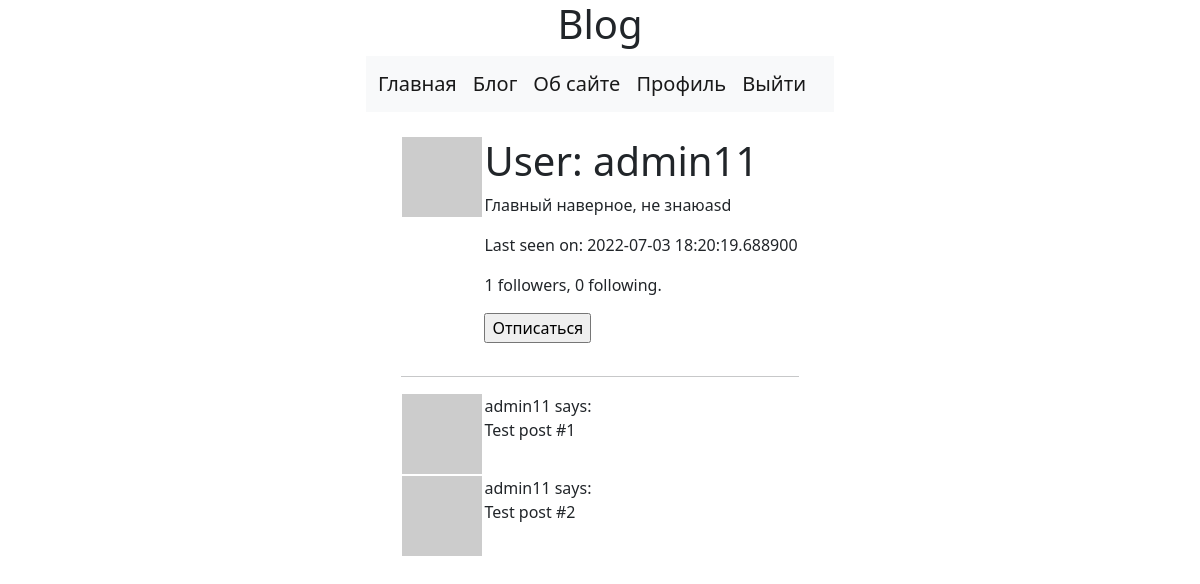
Screenshot of /user/admin11 (signed in) with the database file from the repository.
### app/models.py (models this page shows, shortened)
class User(UserMixin, db.Model):
    id = db.Column(db.Integer, primary_key=True)
    username = db.Column(db.String(64), index=True, unique=True)
    email = db.Column(db.String(120), index=True, unique=True)
    password_hash = db.Column(db.String(128))
    posts = db.relationship('Post', backref='author', lazy='dynamic')
    about_me = db.Column(db.String(140))
    last_seen = db.Column(db.DateTime, default=datetime.utcnow)
    followed = db.relationship(
        "User", secondary=followers,
        primaryjoin=(followers.c.follower_id == id),
        secondaryjoin=(followers.c.followed_id == id),
        backref=db.backref('followers', lazy='dynamic'), lazy='dynamic')
    def avatar(self, size):
        digest = md5(self.email.lower().encode('utf-8')).hexdigest()
        return f'https://www.gravatar.com/avatar/{digest}?d=identicon&s={size}'
    def is_following(self, user):
        return self.followed.filter(followers.c.followed_id == user.id).count() > 0

### app/routes.py (the view)
@app.route('/user/<username>')
@login_required
def user(username):
    user = User.query.filter_by(username=username).first_or_404()
    posts = [
        {'author': user, 'body': 'Test post #1'},
        {'author': user, 'body': 'Test post #2'}
    ]
    form = EmptyForm()
    return render_template('user.html', posts=posts, user=user, form=form)

### app/forms.py
class EmptyForm(FlaskForm):
    submit = SubmitField('Submit')

### app/models.py (called while the page is built)
@login.user_loader
def load_user(id_user):
    return User.query.get(int(id_user))

### app/routes.py (called while the page is built)
@app.before_request
def before_request():
    if current_user.is_authenticated:
        current_user.last_seen = datetime.utcnow()
        db.session.commit()

### app/templates/user.html (shortened to what this page needs)
{% extends "base.html" %}
{% block content %}
    <table>
        <tr valign="top">
            <td><img src="{{ user.avatar(128) }}"></td>
            <td>
                <h1>User: {{ user.username }}</h1>
                {% if user.about_me %}<p>{{ user.about_me }}</p>{% endif %}
                {% if user.last_seen %}<p>Last seen on: {{ user.last_seen }}</p>{% endif %}
                <p>{{ user.followers.count() }} followers, {{ user.followed.count() }} following.</p>
                {% if user == current_user %}
                <p><a href="{{ url_for('edit_profile') }}">Edit your profile</a></p>
                {% else %}
                <p>
                    <form action="{{ url_for('unfollow', username=user.username) }}" method="post">
                        {{ form.submit(value='Отписаться') }}
                    </form>
                </p>
                {% endif %}
            </td>
        </tr>
    </table>
    <hr>
    {% for post in posts %}
        {% include '_post.html' %}
    {% endfor %}
{% endblock %}

### app/templates/base.html (shortened to what this page needs)
<!doctype html>
<html lang="en">
  <head>
      <link href="https://cdn.jsdelivr.net/npm/bootstrap@5.2.0-beta1/dist/css/bootstrap.min.css" rel="stylesheet">
  </head>
  <body>
<div class="container">
  <div class="row justify-content-md-center">
    <div class="col col-lg-2">
    </div>
    <div class="col-md-auto">
    <h1> Blog </h1>
    </div>
    <div class="col col-lg-2">
    </div>
  </div>
      <div class="row justify-content-md-center">
    <div class="col col-lg-2">
    </div>
    <div class="col-md-auto">
        <nav class="navbar bg-light">
          <div class="container-fluid">
            <a class="navbar-brand" href="{{ url_for('main') }}">Главная</a>
            <a class="navbar-brand" href="{{ url_for('blog') }}">Блог</a>
            <a class="navbar-brand" href="{{ url_for('about') }}">Об сайте</a>
                {% if current_user.is_anonymous %}
                <a class="navbar-brand" href="{{ url_for('login') }}">Войти</a>
              {% else %}
                <a class="navbar-brand" href="{{ url_for('user', username=current_user.username) }}">Профиль</a>
                <a class="navbar-brand" href="{{ url_for('logout') }}">Выйти</a>
                {% endif %}
          </div>
        </nav>
    </div>
    <div class="col col-lg-2">
    </div>
  </div>
      <div class="row justify-content-md-center">
    <div class="col col-lg-2">
    </div>
    <div class="col-md-auto">
        <div class="post-content">
            <br>
                {% block content %}{% endblock %}
        </div>
    </div>
    <div class="col col-lg-2">
    </div>
  </div>
</div>
  </body>
</html>

### app/templates/_post.html
<table>
    <tr valign="top">
        <td><img src="{{ post.author.avatar(36) }}"></td>
        <td>{{ post.author.username }} says:<br>{{ post.body }}</td>
    </tr>
</table>

### rows the page displays
User: username "admin11", about_me "Главный наверное, не знаюasd", last_seen "2022-07-03 18:20:19.688900", author.username "admin11" "admin11"

### other values shown
{{ user.followers.count() }} "1"
{{ user.followed.count() }} "0"
{{ post.body }} "Test post #1" "Test post #2"
